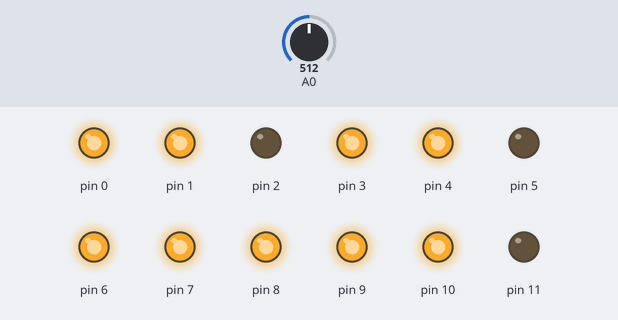
A program run on a simulated Arduino Nano Every. On the bench: output pins drawn as LEDs (lit = HIGH). The inputs (shaded band) are chosen by the test bench; at power-on: A0 = 512. What the program prints to the serial monitor is not drawn.

Above: at 1.2 s.
1.3 s: A0 set to 53
3.0 s: A0 set to 5
Timing chart, 0 to 6.0 s (numbered marks = the images above; inputs shaded):
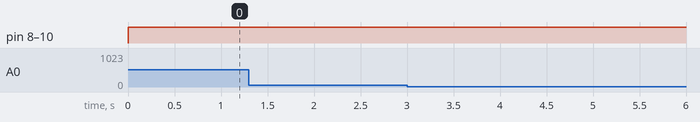

Measured:
- after the input at 1.3 s, every drawn part: stays the same
- after the input at 3.0 s, every drawn part: stays the same

The program:

main.cpp
```cpp
#include <Arduino.h>

#define MAX_4_BIT_NUM   15
#define MAX_6_BIT_NUM   63
#define MAX_8_BIT_NUM   255
#define MAX_10_BIT_NUM  1023
#define MAX_12_BIT_NUM  4095

void setup() {
  Serial.begin(115200);

  //Now setup 12 Arduino analog pins for output

  //=================================================================
  //Use Data Direction Registers (DDRs) to set bits on the Ports.
  //This is 60 times faster than calling pinMode() and analogWrite().
  //Yields execution times in nanoseconds rather than microseconds.
  //=================================================================

  //set Arduino Uno digital pins 0-7 to OUTPUT (Port D)
  //Port D Pins = digital pins 7, 6, 5, 4, 3, 2, 1, 0
  DDRD = B11111111; // 1 for OUTPUT, 0 for INPUT

  //set Arduino Uno Pins 8-13 to OUTPUT (Port B)
  //Port B Pins: NA, NA, 13, 12, 11, 10, 9, 8
  DDRB = B001111; //only 6 Pins on Port B

  //Tips:
  // 1) Use write DDR pin values, use boolean operators
  //  - to set a pin to zero, use &=      (only 0 & 0 wins so pins set to 1 aren't effected)
  //  - to set a pin to one, use the |=   (1 always wins)
  //
  // 2) To read DDR pin values, use PIN Registers (PINB, PINC, PIND)
  //    - if (PINB & B00100000) {...} //same as digitalRead(5)
}

void loop() {
  int valSine = 0;
  for (int i = 0; i<360; i++){
    //sin(x) returns values between +/-1
    //so we add 1 to the sin() result to keep all values positive
    //divide by 2?!
    valSine = ((sin(i * DEG_TO_RAD) + 1) * MAX_12_BIT_NUM) / 2;
  }

    //set the DDR pins high (1) or low (0)
    PORTD = valSine;      //the low bits
    PORTB = valSine >> 8; //the high bits

    delay(10);

    Serial.print(valSine / 4);
    Serial.print(", ");
    Serial.print(analogRead(A0));

}
```
